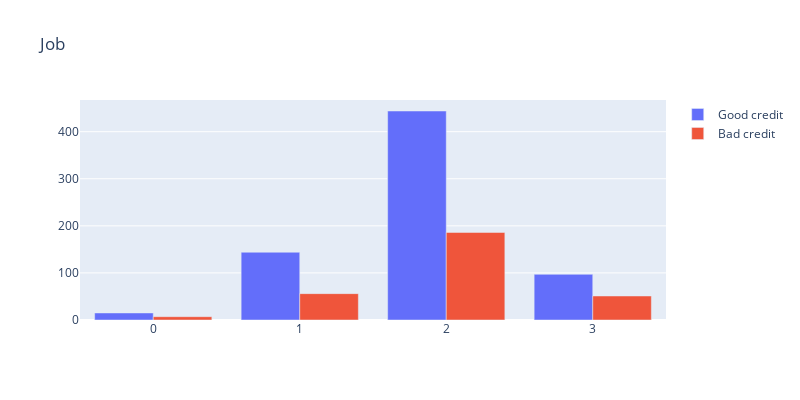

The code cell stored with this chart in its notebook:
### Markdown cell above
### 2.2.6 Jobs

### Code cell
graph0=go.Bar(x=df[df["Risk"]=="good"]["Job"].value_counts().index.values,y=df[df["Risk"]=="good"]["Job"].value_counts().values, name="Good credit")
graph1=go.Bar(x=df[df["Risk"]=="bad"]["Job"].value_counts().index.values,y=df[df["Risk"]=="bad"]["Job"].value_counts().values, name="Bad credit")
data=[graph0,graph1]
layout=go.Layout(title="Job")
fig=go.Figure(data=data,layout=layout)
fig['layout'].update(height=400, width=800, title='Job', boxmode='group')

py.iplot(fig)

### Figure 1 — Plotly figure (JSON) as saved in the notebook; plotly's stock layout.template omitted (floating-point values rounded to 4 significant figures)
{"data": [{"name": "Good credit", "type": "bar", "x": [2, 1, 3, 0], "y": [444, 144, 97, 15]}, {"name": "Bad credit", "type": "bar", "x": [2, 1, 3, 0], "y": [186, 56, 51, 7]}], "layout": {"boxmode": "group", "height": 400, "title": {"text": "Job"}, "width": 800}}
